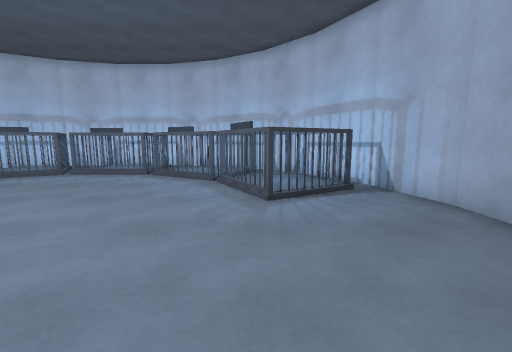
[1] (above)

15 first-person views from a walk through a Unity game level. The camera is 1.4 m above the floor, tilts 8° down and sees 90° across. The floor is counted in squares, 1 m on a side. Each view is taken from the middle of a square. On the plan, view 1 faces up. The plan holds only what a view shows up to about 13 squares ahead; the rest is blank. The player character is not drawn.

[2]
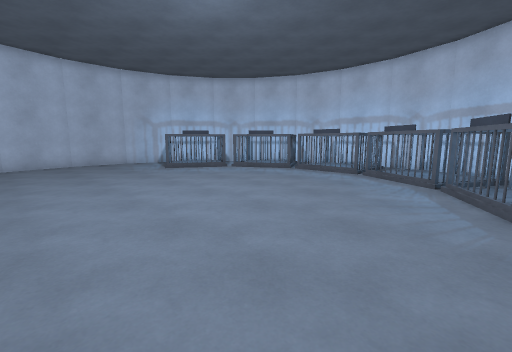

[3]
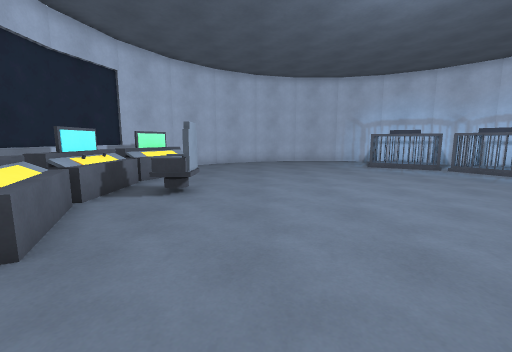

[4]
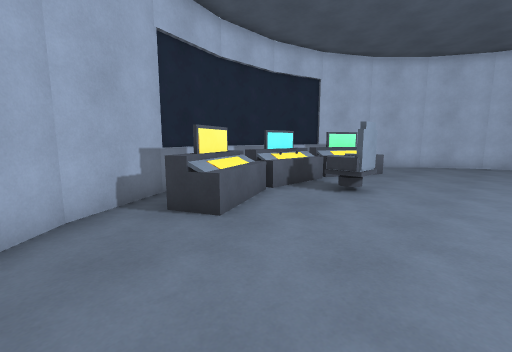

[5]
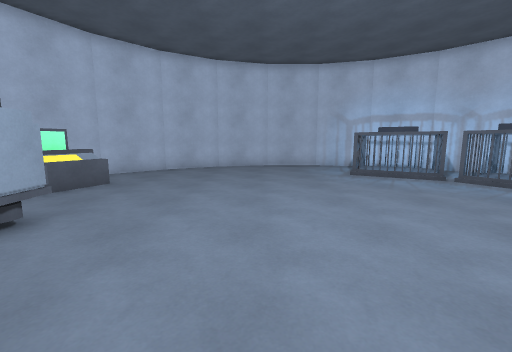

[6]
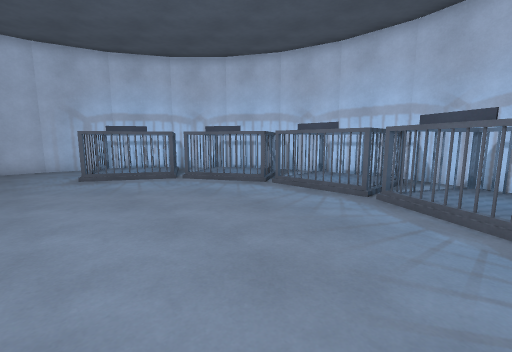

[7]
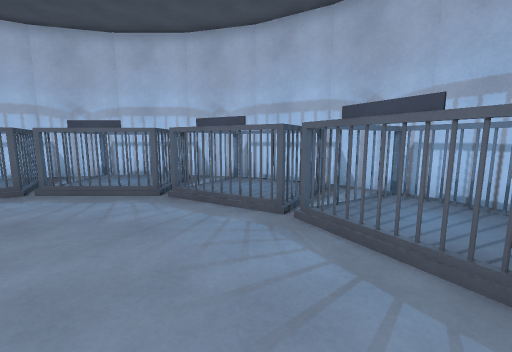

[8]
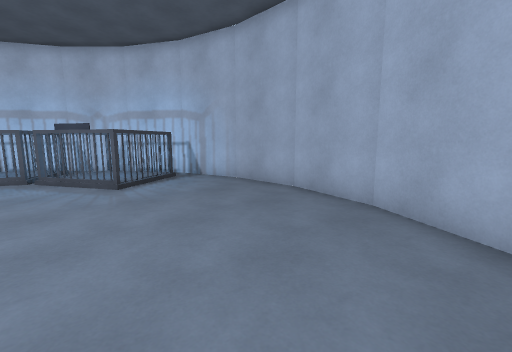

[9]
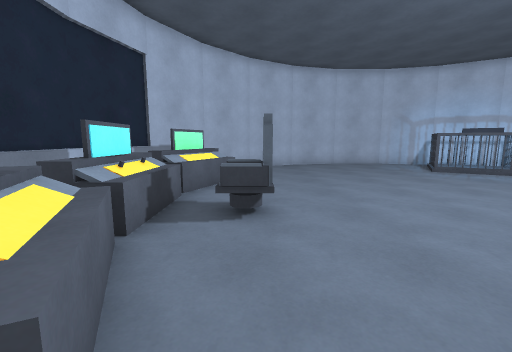

[10]
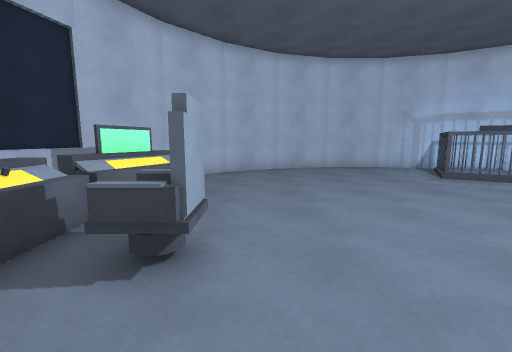

[11]
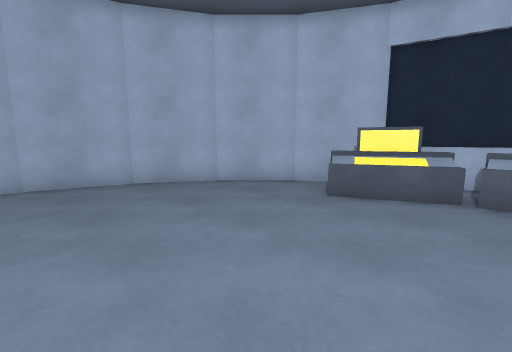

[12]
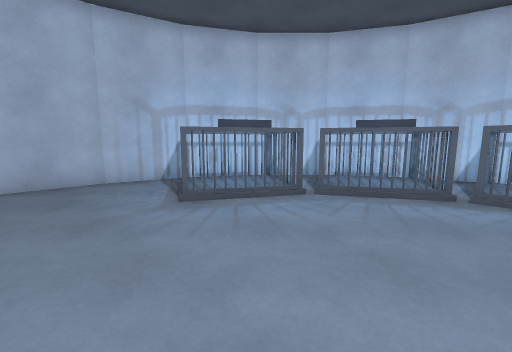

[13]
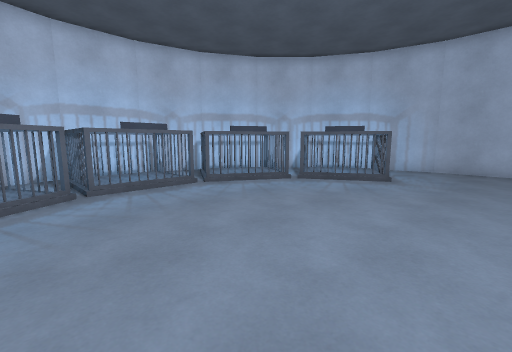

[14]
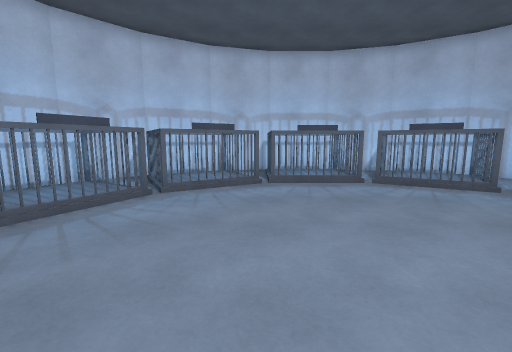

[15]
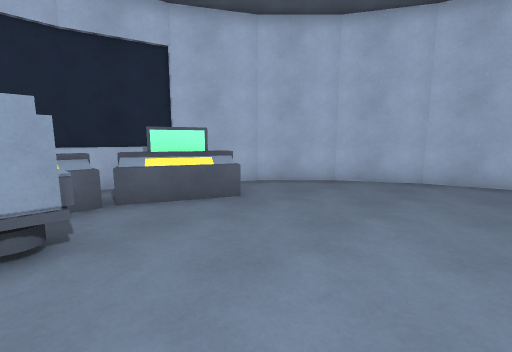

### Floor plan
Key: @ floor where view 1 was taken; # wall or solid block; . main floor; : floor 0.25 m higher than the main floor; ^ raised ledge; O other object.
Columns run from 17 left of view 1 to 5 right of it. Each row starts with its distance up from view 1.
 13      ###O.OOO O###
 12     ##OOOOO:O.OOO##
 11    ##OO OOOOOOO OO##
 10   ##O.O OOO.OOO O.O##
  9   #OOOOO.......OOOOO##
  8  #.O  O.........O  O.#
  7  #.OOO...........OOO.#
  6 ##...O...........O...##
  5 #.....................#
  4 #.....................#
  3 #.....................#
  2 ##...................##
  1  #...................#
  0  #...............@...#
 -1  ##.................##
 -2   #........^........#
 -3   ##...O.......O...##
 -4    ##..OOOOOOOOO..##
 -5     ####OOOOOO ####
 -6        #########

Where each view was taken, in squares from view 1:
view 1: 0 up, 0 right, facing up
view 2: 0 up, 0 right, facing up-left
view 3: 0 up, 1 right, facing left
view 4: 1 up, 1 right, facing down-left
view 5: 2 up, 2 left, facing left
view 6: 4 up, 2 left, facing up-left
view 7: 4 up, 2 left, facing up
view 8: 2 down, 2 left, facing up-right
view 9: 2 down, 1 left, facing left
view 10: 1 down, 3 left, facing left
view 11: 3 up, 5 left, facing down-right
view 12: 3 up, 7 left, facing up-left
view 13: 3 up, 9 left, facing up-right
view 14: 2 up, 8 left, facing up
view 15: 2 up, 6 left, facing down-left
